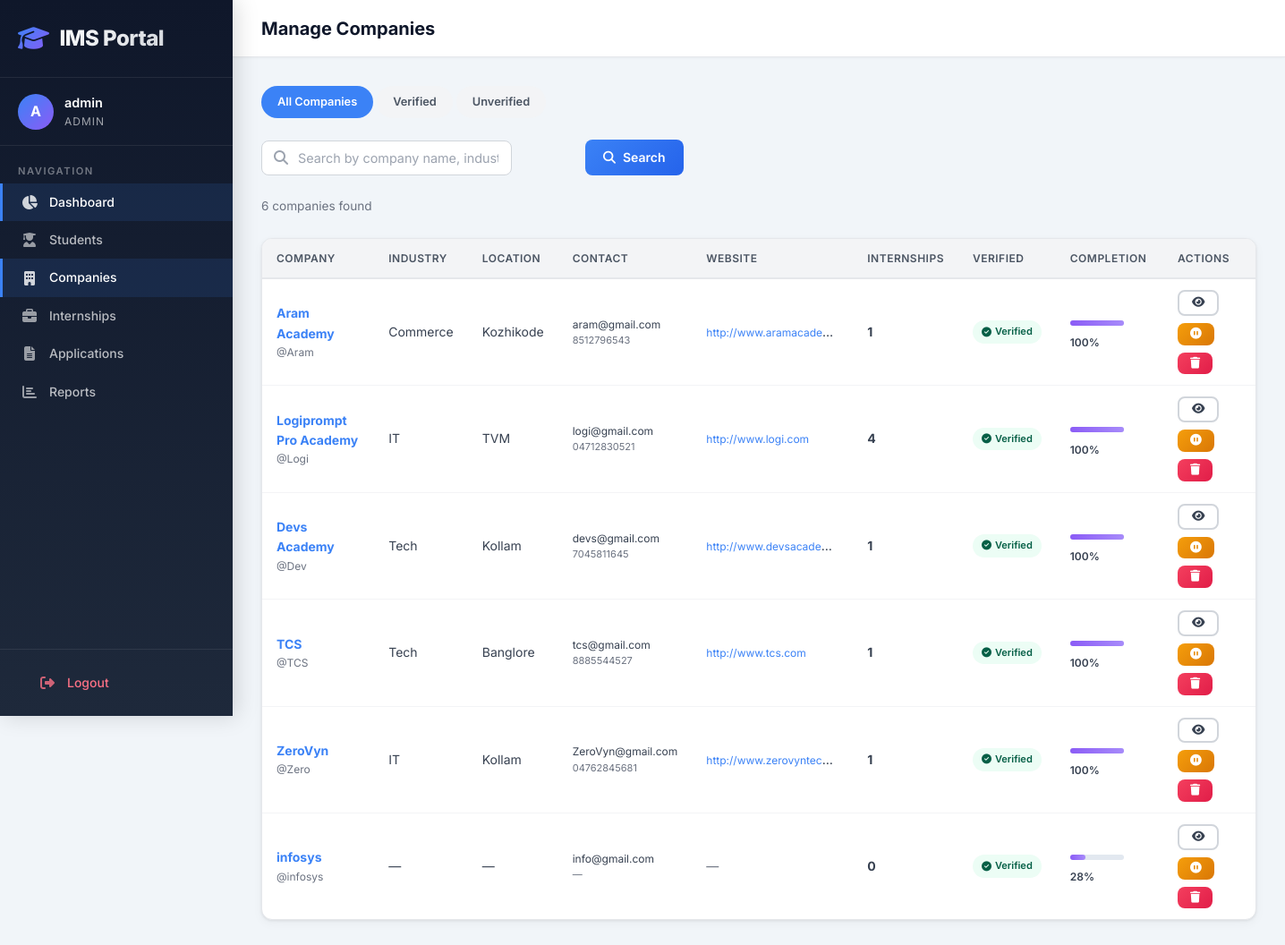
Page /admin-dashboard/companies/ (signed in) on the committed database.
### accounts/models.py (models this page shows, shortened)
class User(AbstractUser):
    ROLE_CHOICES = (
        ('admin', 'Admin'),
        ('student', 'Student'),
        ('company', 'Company'),
    )
    email = models.EmailField(unique=True)
    role = models.CharField(max_length=10, choices=ROLE_CHOICES)
    objects = CustomUserManager()
    REQUIRED_FIELDS = ['email']
    @property
    def is_admin(self):
        return self.role == 'admin'
    @property
    def is_student(self):
        return self.role == 'student'

### companies/models.py (models this page shows, shortened)
class CompanyProfile(models.Model):
    user = models.OneToOneField(settings.AUTH_USER_MODEL, on_delete=models.CASCADE, related_name='company_profile')
    company_name = models.CharField(max_length=200)
    industry = models.CharField(max_length=100, blank=True)
    website = models.URLField(blank=True)
    location = models.CharField(max_length=200, blank=True)
    description = models.TextField(blank=True)
    logo = models.ImageField(upload_to='company_logos/', blank=True, null=True)
    contact_email = models.EmailField(blank=True)
    contact_phone = models.CharField(max_length=20, blank=True)
    is_verified = models.BooleanField(default=False)
    created_at = models.DateTimeField(auto_now_add=True)
    updated_at = models.DateTimeField(auto_now=True)
    class Meta:
        ordering = ['-created_at']
    @property
    def profile_completion(self):
        fields = ['company_name', 'industry', 'website', 'location', 'description', 'contact_email', 'contact_phone']
        filled = sum(1 for f in fields if getattr(self, f))
        return int((filled / len(fields)) * 100)

### dashboard/views.py (the view, shortened to what this page needs)
# urls.py: path('companies/', views.manage_companies, name='manage_companies'),
@login_required
@admin_required
def manage_companies(request):
    q = request.GET.get('q', '')
    verified = request.GET.get('verified', '')
    companies = CompanyProfile.objects.select_related('user').annotate(
        total_internships=Count('internships')
    )
    if verified == 'yes':
        companies = companies.filter(is_verified=True)
    elif verified == 'no':
        companies = companies.filter(is_verified=False)
    return render(request, 'dashboard/manage_companies.html', {'companies': companies, 'search_query': q, 'verified': verified})

### students/context_processors.py (called while the page is built)
def unread_notifications_count(request):
    if request.user.is_authenticated and request.user.is_student:
        count = request.user.notifications.filter(is_read=False).count()
        return {'unread_notifications_count': count}
    return {'unread_notifications_count': 0}

### templates/dashboard/manage_companies.html (shortened to what this page needs)
{% extends 'base.html' %}
{% block page_title %}Manage Companies{% endblock %}
{% block content %}
<div class="filter-tabs">
    <a href="{% url 'dashboard:manage_companies' %}" class="filter-tab {% if not verified %}active{% endif %}">All Companies</a>
    <a href="{% url 'dashboard:manage_companies' %}?verified=yes" class="filter-tab {% if verified == 'yes' %}active{% endif %}">Verified</a>
    <a href="{% url 'dashboard:manage_companies' %}?verified=no" class="filter-tab {% if verified == 'no' %}active{% endif %}">Unverified</a>
</div>
<form method="GET" class="filter-bar">
    <div class="search-input-wrapper">
        <i class="fas fa-search"></i>
        <input type="text" name="q" class="form-control" placeholder="Search by company name, industry, email, or location..." value="{{ search_query|default:'' }}">
    </div>
    <button type="submit" class="btn btn-primary"><i class="fas fa-search"></i> Search</button>
</form>
<p class="text-muted text-sm mb-3">{{ companies|length }} compan{{ companies|length|pluralize:"y,ies" }} found</p>
{% if companies %}
<div class="table-container" style="overflow-x: auto;">
    <table class="table" style="min-width: 1100px;">
        <thead>
            <tr>
                <th>Company</th>
                <th>Industry</th>
                <th>Location</th>
                <th>Contact</th>
                <th>Website</th>
                <th>Internships</th>
                <th>Verified</th>
                <th>Completion</th>
                <th>Actions</th>
            </tr>
        </thead>
        <tbody>
            {% for company in companies %}
            <tr>
                <td>
                    <a href="{% url 'dashboard:view_company' company.pk %}"><strong>{{ company.company_name }}</strong></a>
                    <div class="text-muted" style="font-size: 12px;">@{{ company.user.username }}</div>
                </td>
                <td>{{ company.industry|default:"—" }}</td>
                <td>{{ company.location|default:"—"|truncatechars:20 }}</td>
                <td class="company-cell">
                    <div style="font-size: 12px;">{{ company.contact_email|default:company.user.email }}</div>
                    <div class="text-muted" style="font-size: 11px;">{{ company.contact_phone|default:"—" }}</div>
                </td>
                <td class="company-cell">
                    {% if company.website %}<a href="{{ company.website }}" target="_blank" style="font-size: 12px;">{{ company.website|truncatechars:25 }}</a>{% else %}<span class="text-muted">—</span>{% endif %}
                </td>
                <td><strong>{{ company.total_internships }}</strong></td>
                <td>
                    {% if company.is_verified %}
                    <span class="badge badge-verified" style="font-size: 11px;"><i class="fas fa-check-circle"></i> Verified</span>
                    {% else %}
                    <span class="badge badge-unverified" style="font-size: 11px;"><i class="fas fa-clock"></i> Unverified</span>
                    {% endif %}
                </td>
                <td>
                    <div class="completion-bar"><div class="completion-bar-fill" style="width: {{ company.profile_completion }}%;"></div></div>
                    <span style="font-size: 12px; font-weight: 600;">{{ company.profile_completion }}%</span>
                </td>
                <td>
                    <div class="btn-group">
                        <a href="{% url 'dashboard:view_company' company.pk %}" class="btn btn-sm btn-outline" title="View Details"><i class="fas fa-eye"></i></a>
                        {% if not company.is_verified %}
                        <form method="POST" action="{% url 'dashboard:verify_company' company.pk %}" style="display:inline;">
                            {% csrf_token %}
                            <button type="submit" class="btn btn-sm btn-success" title="Verify Company"><i class="fas fa-check-circle"></i></button>
                        </form>
                        {% else %}
                        <form method="POST" action="{% url 'dashboard:toggle_company_active' company.pk %}" style="display:inline;">
                            {% if company.user.is_active %}
                            <button type="submit" class="btn btn-sm btn-warning" title="Deactivate"><i class="fas fa-pause-circle"></i></button>
                            {% else %}
                            <button type="submit" class="btn btn-sm btn-success" title="Activate"><i class="fas fa-play-circle"></i></button>
                            {% endif %}
                        </form>
                        {% endif %}
                        <form method="POST" action="{% url 'dashboard:delete_company' company.pk %}" style="display:inline;" data-confirm="Are you sure you want to delete {{ company.company_name }}? This will remove all their internships and data.">
                            <button type="submit" class="btn btn-sm btn-danger" title="Delete"><i class="fas fa-trash"></i></button>
                        </form>
                    </div>
                </td>
            </tr>
            {% endfor %}
        </tbody>
    </table>
</div>
{% endif %}
{% endblock %}

### templates/base.html (shortened to what this page needs)
{% load static %}
<!DOCTYPE html>
<html lang="en">
<head>
    <link rel="stylesheet" href="https://cdnjs.cloudflare.com/ajax/libs/font-awesome/6.5.1/css/all.min.css">
    <link rel="stylesheet" href="{% static 'css/style.css' %}">
</head>
<body>
    {% if user.is_authenticated %}
    <div class="app-layout">
        <aside class="sidebar">
            <div class="sidebar-header">
                <div class="sidebar-logo">
                    <i class="fas fa-graduation-cap"></i>
                    <span>IMS Portal</span>
                </div>
            </div>
            <div class="sidebar-user">
                <div class="sidebar-user-info">
                    <div class="sidebar-user-avatar">{{ user.username|make_list|first|upper }}</div>
                    <div class="sidebar-user-details">
                        <div class="sidebar-username">{{ user.username }}</div>
                        <div class="sidebar-role">{{ user.get_role_display }}</div>
                    </div>
                </div>
            </div>
            <nav class="sidebar-nav">
                <div class="sidebar-nav-section">Navigation</div>
                {% if user.is_admin %}
                <a href="{% url 'dashboard:admin_dashboard' %}" class="sidebar-link"><i class="fas fa-chart-pie"></i> Dashboard</a>
                <a href="{% url 'dashboard:manage_students' %}" class="sidebar-link"><i class="fas fa-user-graduate"></i> Students</a>
                <a href="{% url 'dashboard:manage_companies' %}" class="sidebar-link"><i class="fas fa-building"></i> Companies</a>
                <a href="{% url 'dashboard:manage_internships' %}" class="sidebar-link"><i class="fas fa-briefcase"></i> Internships</a>
                <a href="{% url 'dashboard:manage_applications' %}" class="sidebar-link"><i class="fas fa-file-alt"></i> Applications</a>
                <a href="{% url 'dashboard:reports' %}" class="sidebar-link"><i class="fas fa-chart-bar"></i> Reports</a>
                {% endif %}
            </nav>
            <div class="sidebar-footer">
                <a href="{% url 'accounts:logout' %}" class="sidebar-link logout-link"><i class="fas fa-sign-out-alt"></i> Logout</a>
            </div>
        </aside>
        <div class="main-content">
            <header class="topbar">
                <h1 class="topbar-title">{% block page_title %}Dashboard{% endblock %}</h1>
            </header>
            <main class="content-area">
    {% endif %}
    {% block content %}{% endblock %}
    </main>
    {% if user.is_authenticated %}
        </div>
    </div>
    {% endif %}
</body>
</html>

### templates/dashboard/manage_companies.html (style rules this page uses)
.company-cell { max-width: 180px; overflow: hidden; text-overflow: ellipsis; white-space: nowrap; }
.completion-bar { width: 60px; height: 6px; background: #e2e8f0; border-radius: 3px; display: inline-block; vertical-align: middle; margin-right: 6px; }
.completion-bar-fill { height: 100%; border-radius: 3px; background: linear-gradient(90deg, var(--purple), #a78bfa); }

### rows in the picture
User: username|make_list "A", username "admin", role "ADMIN"
CompanyProfile: company_name "Aram Academy", user.username "Aram", industry "Commerce", location "Kozhikode", contact_email "aram@gmail.com", contact_phone "8512796543", website "http://www.aramacade…", total_internships "1", is_verified True (drawn), profile_completion "100"
CompanyProfile: company_name "Logiprompt Pro Academy", user.username "Logi", industry "IT", location "TVM", contact_email "logi@gmail.com", contact_phone "04712830521", website "http://www.logi.com", total_internships "4", is_verified True (drawn), profile_completion "100"
CompanyProfile: company_name "Devs Academy", user.username "Dev", industry "Tech", location "Kollam", contact_email "devs@gmail.com", contact_phone "7045811645", website "http://www.devsacade…", total_internships "1", is_verified True (drawn), profile_completion "100"
CompanyProfile: company_name "TCS", user.username "TCS", industry "Tech", location "Banglore", contact_email "tcs@gmail.com", contact_phone "8885544527", website "http://www.tcs.com", total_internships "1", is_verified True (drawn), profile_completion "100"
CompanyProfile: company_name "ZeroVyn", user.username "Zero", industry "IT", location "Kollam", contact_email "ZeroVyn@gmail.com", contact_phone "04762845681", website "http://www.zerovyntec…", total_internships "1", is_verified True (drawn), profile_completion "100"
CompanyProfile: company_name "infosys", user.username "infosys", industry "—", location "—", contact_email "info@gmail.com", contact_phone "—", total_internships "0", is_verified True (drawn), profile_completion "28"

### other values in the picture
{{ companies|length }} "6"
